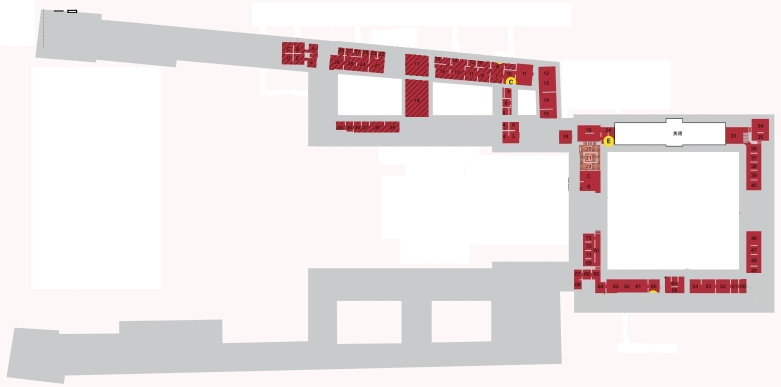
%> input picture images/2.jpg, 1562 x 773 px (shown at 1/2 size)
$ octave --eval "result = Flo_2;"   (GNU Octave 9; MATLAB toolbox functions it lacks are replaced by stand-ins)
%> lines starting %> are read from the running program, lines starting %| are printed output that depends on the picture; in (x1, y1, x2, y2) boxes, pixels count from 0 and x2, y2 are one past the last pixel; in counts of white or black regions, pixels touching at a corner belong together; the program's own positions count from 1
function [M_road, M_Cas, Cas_in, Cas_out, Peo_M, Peo_pos, Num_per]=Flo_2

M=imread('2.jpg');
%> M is the input picture: size 773x1562x3 uint8; mean R, G, B 236.9, 229.2, 230.1

K1(:,:,1)=uint8(M(:,:,1)>195).*uint8(M(:,:,1)<205);
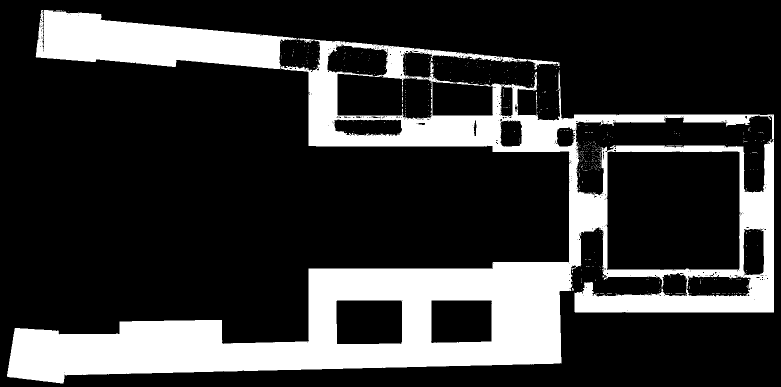
%> K1: size 773x1562 uint8 (shown at 1/2 size); values 0 (black) and 1 (white), 21.9% white; 508 white regions (505 under 20 px), largest, box (x1, y1, x2, y2) and area: (14, 20, 1548, 767) 262916, (1072, 184, 1075, 219) 54, (804, 172, 806, 192) 29
K1(:,:,2)=uint8(M(:,:,2)>195).*uint8(M(:,:,2)<205);
K1(:,:,3)=uint8(M(:,:,3)>195).*uint8(M(:,:,3)<205);
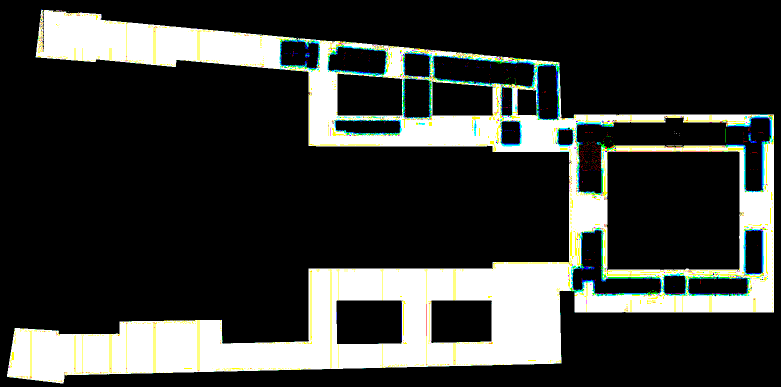
%> K1: size 773x1562x3 uint8 (shown at 1/2 size); mean R, G, B 0.219, 0.227, 0.215; drawn with 1 as white
N1=K1(:,:,1)|K1(:,:,2)|K1(:,:,3);
%> N1: size 773x1562 logical; 23.3% white; 328 white regions (324 under 20 px), largest, box (x1, y1, x2, y2) and area: (14, 19, 1548, 767) 280542, (1497, 265, 1514, 286) 118, (610, 105, 619, 116) 64, (1450, 257, 1451, 285) 28
P=medfilt2(N1);
%> P: size 773x1562 logical; 23.3% white; 12 white regions (9 under 20 px), largest, box (x1, y1, x2, y2) and area: (14, 19, 1548, 767) 281263, (1497, 265, 1513, 286) 121, (611, 105, 619, 115) 64
K2(:,:,1)=uint8(M(:,:,1)>45).*uint8(M(:,:,1)<70);
%> K2: size 773x1562 uint8; values 0 (black) and 1 (white), 0.02% white in thin lines or dots, all inside (x1, y1, x2, y2) = (137, 21, 1525, 570)
K2(:,:,2)=uint8(M(:,:,2)>45).*uint8(M(:,:,2)<70);
K2(:,:,3)=uint8(M(:,:,3)>45).*uint8(M(:,:,3)<70);
%> K2: size 773x1562x3 uint8
N2=(K2(:,:,1)>0)&(K2(:,:,2)>0)&(K2(:,:,3)>0);
%> N2: size 773x1562 logical; 0% white in thin lines or dots, all inside (x1, y1, x2, y2) = (137, 21, 1452, 381)
J=medfilt2(N2);
%> J: size 773x1562 logical; every value is 0

K5(:,:,1)=uint8(M(:,:,1)>220);
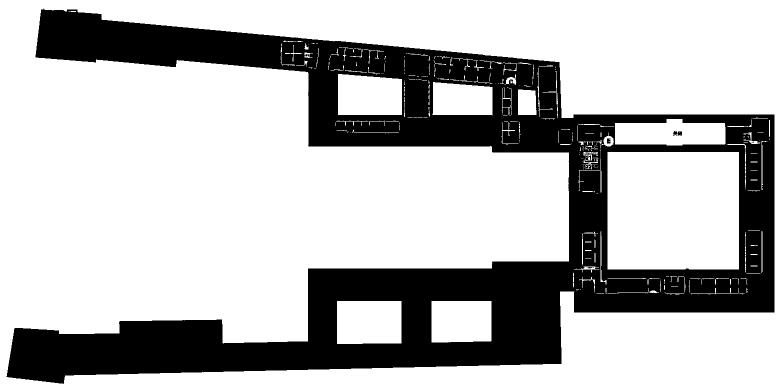
%> K5: size 773x1562 uint8 (shown at 1/2 size); values 0 (black) and 1 (white), 72% white; 10 black regions (6 under 20 px), largest, box (x1, y1, x2, y2) and area: (13, 17, 1549, 768) 338171, (1214, 277, 1221, 287) 63, (1356, 262, 1364, 271) 61, (1346, 262, 1355, 272) 57
K5(:,:,2)=uint8(M(:,:,2)>220);
K5(:,:,3)=uint8(M(:,:,3)<50);
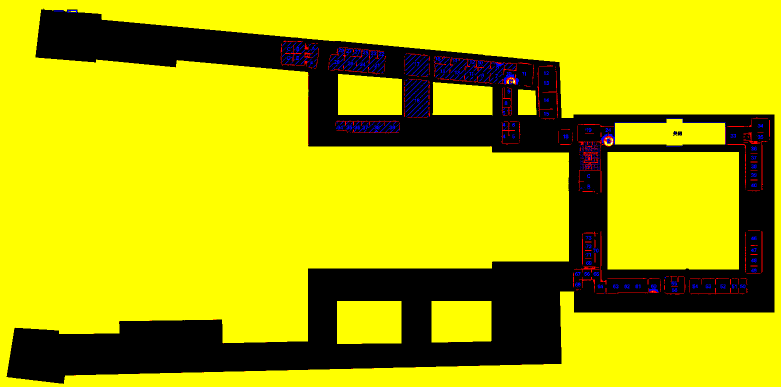
%> K5: size 773x1562x3 uint8 (shown at 1/2 size); mean R, G, B 0.72, 0.713, 0.00661; drawn with 1 as white
N5=(K5(:,:,1)>0)&(K5(:,:,2)>0)&(K5(:,:,3)>0);
%> N5: size 773x1562 logical; 0% white in thin lines or dots, all inside (x1, y1, x2, y2) = (1027, 160, 1225, 289)
Q=medfilt2(N5);
%> Q: size 773x1562 logical; 0% white in thin lines or dots, all inside (x1, y1, x2, y2) = (1028, 162, 1225, 288)
M_road=(medfilt2(J+P+Q));
%> M_road: size 773x1562 double; values 0 (black) and 1 (white), 23.3% white; 4 white regions (1 under 20 px), largest, box (x1, y1, x2, y2) and area: (14, 19, 1548, 767) 281333, (1497, 266, 1513, 286) 119, (611, 105, 619, 115) 63

K6(:,:,1)=uint8(M(:,:,1)>170).*uint8(M(:,:,1)<180);
%> K6: size 773x1562 uint8; values 0 (black) and 1 (white), 1.1% white; 764 white regions (675 under 20 px), largest, box (x1, y1, x2, y2) and area: (1210, 562, 1299, 583) 902, (1080, 136, 1109, 184) 747, (1383, 562, 1460, 583) 741
K6(:,:,2)=uint8(M(:,:,2)>170).*uint8(M(:,:,2)<180);
K6(:,:,3)=uint8(M(:,:,3)>170).*uint8(M(:,:,3)<180);
%> K6: size 773x1562x3 uint8
N6=(K6(:,:,1)>0)&(K6(:,:,2)>0)&(K6(:,:,3)>0);
%> N6: size 773x1562 logical; 0% white in thin lines or dots, all inside (x1, y1, x2, y2) = (86, 18, 1479, 426)
M_Cas=medfilt2(medfilt2(N6));

M=imread('2.png');
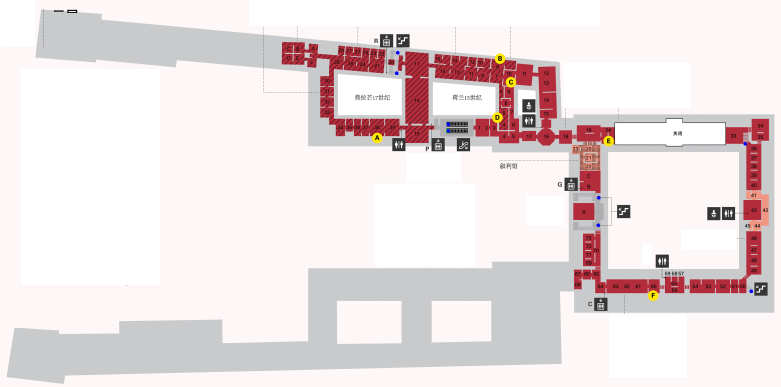
%> input picture images/2.png, 1562 x 773 px (shown at 1/2 size)
%> M is the input picture: size 773x1562x3 uint8; mean R, G, B 234.8, 224.8, 225.6

K3(:,:,1)=uint8(M(:,:,1)<10);
%> K3: size 773x1562 uint8; values 0 (black) and 1 (white), 0.06% white; 77 white regions (67 under 20 px), largest, box (x1, y1, x2, y2) and area: (893, 244, 936, 253) 128, (892, 257, 936, 266) 105, (135, 20, 154, 26) 52
K3(:,:,2)=uint8(M(:,:,2)<10);
K3(:,:,3)=uint8(M(:,:,3)>240);
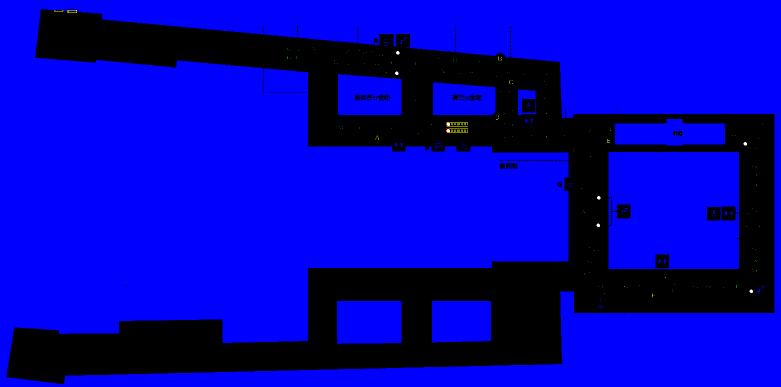
%> K3: size 773x1562x3 uint8 (shown at 1/2 size); mean R, G, B 0.000636, 0.000745, 0.703; drawn with 1 as white
N3=(K3(:,:,1)>0)&(K3(:,:,2)>0)&(K3(:,:,3)>0);
%> N3: size 773x1562 logical; 0.03% white; 8 white regions, largest, box (x1, y1, x2, y2) and area: (792, 102, 799, 109) 39, (790, 143, 797, 150) 39, (893, 245, 900, 252) 39
Cas_in=medfilt2(N3);
Cas_out=medfilt2(N3)*0;
%> Cas_out: size 773x1562 double; every value is 0

A=[437.874	832	204
444.22	832	204
364.895	1562	773];
[a,b]=size(M_road);
%> a = 773; b = 1562
[c,~]=size(A);
lambda=0.6;
Y=zeros(a,b);
Peo_M=zeros(a,b);
Peo_pos=[];
t=5000;
const=exp(-(t/10000-lambda).^2);
for i=1:1:a
    for j=1:1:b
        if M_road(i,j)==1
            p=0;
            for k=1:1:c
                r=norm(0.4*[i-A(k,3) j-A(k,2)]);
                y=0.3*exp(-(r/A(k,1)*40-lambda).^2);
                p=p+const*y;
            end
            p=p+const*5000/983286;
            Y(i,j)=p;
            if rand>1-p
                Peo_M(i,j)=1;
                Peo_pos=[Peo_pos;[i j]];
            end
        end
    end
end
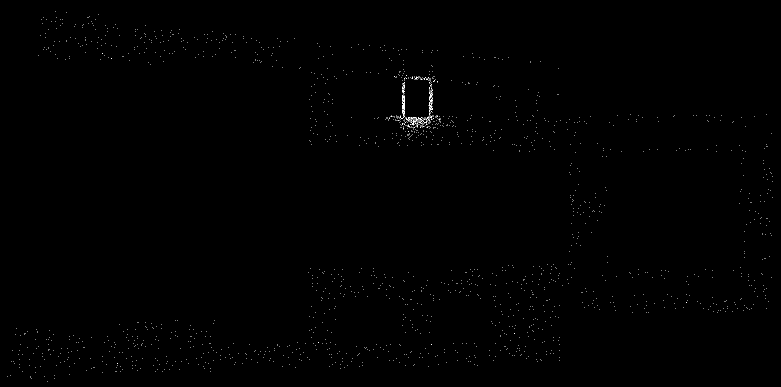
%> Peo_M: size 773x1562 double (shown at 1/2 size); values 0 (black) and 1 (white), 0.19% white in thin lines or dots
%> after the loop, Peo_pos = 2347 rows, first 12: [24 112; 26 134; 30 197; 34 179; 35 177; 36 87; 36 113; 36 175; 39 126; 39 191; 40 84; 40 94]; p = 0.00503; r = 574.4; y = 0
Num_per=sum(sum(Peo_M));
%> Num_per = 2347
end
